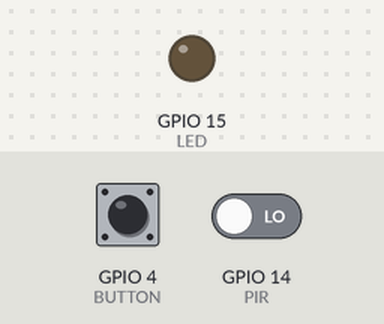
A program run on a simulated Raspberry Pi (BCM pin numbers). Parts: output pins drawn as LEDs (lit = HIGH). The inputs (shaded band) are chosen by the test bench; at power-on: GPIO 14 (PIR) LOW, GPIO 4 (BUTTON) HIGH.

Above: at 1.2 s.
1.3 s: GPIO 14 (PIR) driven HIGH
At 2.0 s:
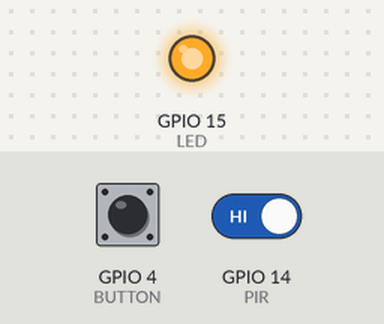
9.0 s: GPIO 14 (PIR) driven LOW
At 10.1 s:
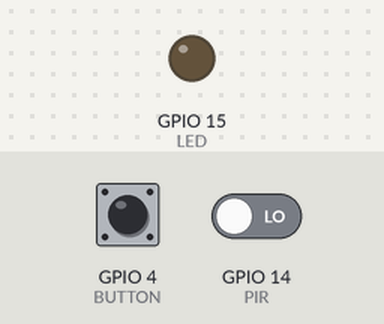
Timing chart, 0 to 12.0 s (numbered marks = the images above; inputs shaded):
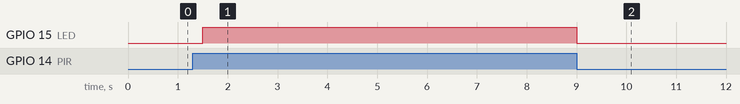

The program:

alarm.py
```python
# alarm.py - A complete alarm system using a PIR
# Part of the Alarm System project
# Written by David Whale 2014

import RPi.GPIO as GPIO

import time
import pygame

pygame.mixer.init()
alarm = pygame.mixer.Sound("alarm.wav")
beep  = pygame.mixer.Sound("beep.wav")

LED = 15
BUTTON = 4
PIR = 14
state = "idle"

GPIO.setmode(GPIO.BCM)
GPIO.setup(BUTTON, GPIO.IN)
GPIO.setup(PIR, GPIO.IN)
GPIO.setup(LED, GPIO.OUT)

while True:
	time.sleep(0.5)
	button = not GPIO.input(BUTTON)
	pir = GPIO.input(PIR)
	GPIO.output(LED, pir)

	if state == "idle":
		if button:
			print("Alarm armed")
			beep.play()
			time.sleep(0.5)
			beep.play()
			time.sleep(1)
			state = "armed"

	elif state == "armed":
		if pir:
			print("Alarm tripped")
			alarm.play(loops=-1)
			state = "sounding"
		elif button:
			print("Disabling alarm")
			beep.play()
			time.sleep(1)
			state = "idle"

	elif state == "sounding":
		if button:
			print("Resetting alarm")
			alarm.stop()
			time.sleep(0.5)
			beep.play()
			time.sleep(1)
			state = "idle"

# END
```

Measured:
- after the input at 1.3 s, GPIO 15 (LED): LOW → HIGH after 0.20 s
- after the input at 9.0 s, GPIO 15 (LED): HIGH → LOW at once
